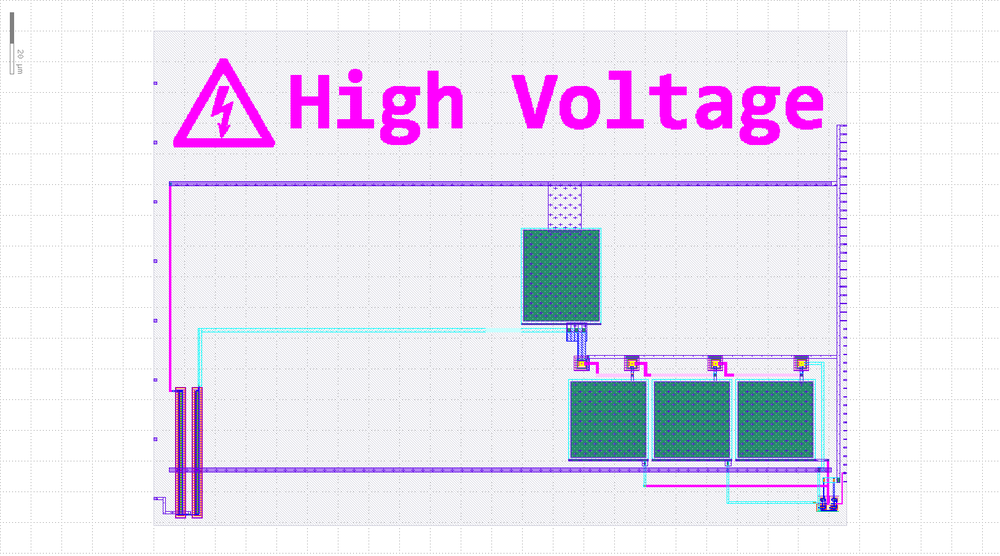
#> input picture docs/layout.png, 1000 x 556 px, shrunk from 1628 x 905 before the run
$ python render_png.py
#> lines starting #> are read from the running program, lines starting #| are printed output that depends on the picture
# SPDX-License-Identifier: Apache-2.0
# This script creates a full-die render of a given Tiny Tapeout shuttle.
# Copyright (C) 2024 Tiny Tapeout LTD
# Author: Uri Shaked

import argparse
import logging
import os
from PIL import Image

from klayout.lay import LayoutView

PDK_ROOT = os.environ.get("PDK_ROOT")
PDK = os.environ.get("PDK", "sky130A")


def render_gds(
    gds_path: str,
    output_path: str,
    scale: float = 1.0,
):
    BOUNDARY_LAYER = "prBoundary.boundary"

    lv = LayoutView()
    lv.load_layout(gds_path)
    lv.max_hier()
    lv.load_layer_props(f"{PDK_ROOT}/{PDK}/libs.tech/klayout/tech/{PDK}.lyp")
    lv.set_config("background-color", "#ffffff")
    # lv.set_config("grid-visible", "false")
    lv.set_config("text-visible", "false")

    lv.zoom_fit()

    bbox = None
    for layer in lv.each_layer():
        layer_name = layer.name.split("-")[0].strip() if "-" in layer.name else ""
        # Remove ditheering from metal2, for better looking artwork
        if layer_name == "met2.drawing":
            layer.dither_pattern = 0
        if layer_name == BOUNDARY_LAYER:
            bbox = layer.bbox()
            layer.visible = True

    if bbox is None:
        raise ValueError(f"No bounding box found for '{BOUNDARY_LAYER}' layer")
    # [5 lines of commented-out code are left out]
    bbox.enlarge((10, 50)) # Add some padding around the layout
    lv.zoom_box(bbox)

    lv.save_image(output_path, int(bbox.width() * scale), int(bbox.height() * scale))
    lv.destroy()


if __name__ == "__main__":
    parser = argparse.ArgumentParser(description="Update shuttle index")
    parser.add_argument(
        "--scale",
        type=float,
        default=5.0,
        help="Scale factor for the output image",
    )

    args = parser.parse_args()
    logging.basicConfig(level=logging.INFO)
    render_gds(
        "../gds/tt_um_urish_charge_pump.gds",
        "../docs/layout.png",
        scale=args.scale,
    )
#> (the call stopped at in render_gds, `lv = LayoutView()`: klayout is not available in this run)

    # Use PIL to rotate the image 90 degrees
    image = Image.open("../docs/layout.png")
#> image is the input picture: PIL image 1000x556 RGB; mean R, G, B 233.8, 228.4, 241.7
    image = image.rotate(-90, expand=True)
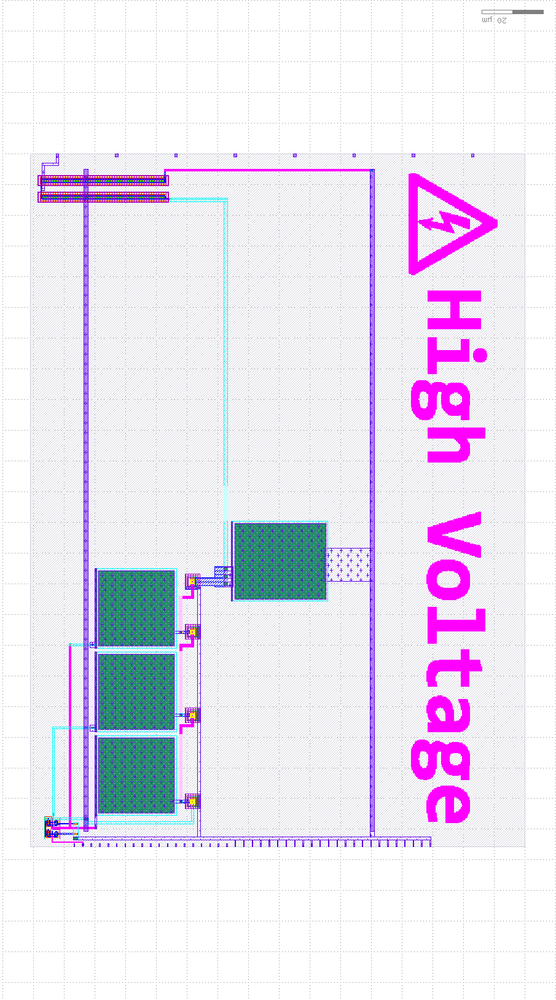
#> image: PIL image 556x1000 RGB; mean R, G, B 233.8, 228.4, 241.7
    image.save("../docs/layout.png")
